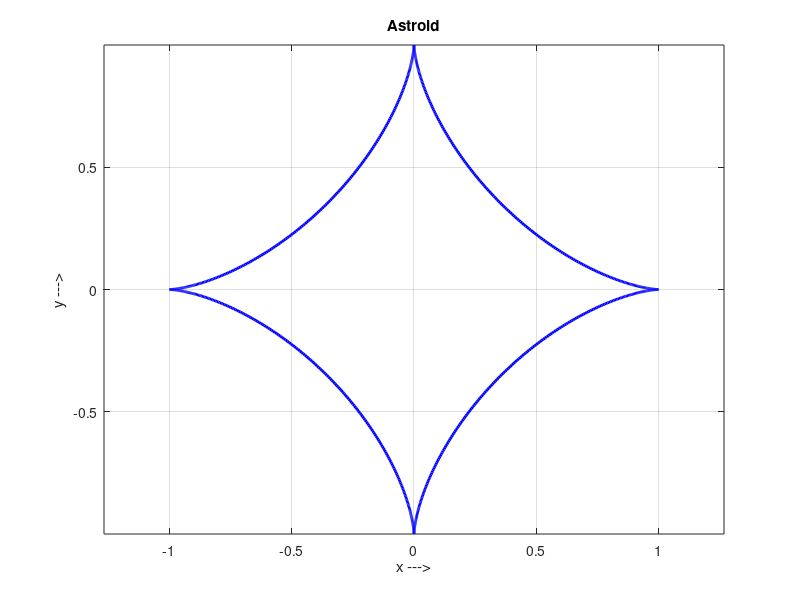

MATLAB code to generate this figure:
%Project Based Calculus II-MATH.182.600
%Group  : 2
%Author : Suva Parvin Srithe
%Topic  : Astroid 

% Remove every variable from the workspace 
clear all;

% Clear the command window
clc;

% Astroid parameters
% a is a scale factor
a = 1; 

% Define the parameter t
% linspace() function is used to generate a vector of evenly spaced values 
% between two specified endpoints. 
% Its general syntax --> linspace(start,stop,n(number of equally spaced
% points to generate between 'start' and 'stop'))
% In this program linspace generates a vector of evenly spaced values from 
% 0 to 2π (a full circle) with 1000 points.
% This parameter 't' will be used to calculate the x and y coordinates of
% points on the Astroid curve.
t = linspace(0, 2*pi, 1000);


% Calculate the x and y coordinates of the Astroid curve
% These formulas represent the parametric equations of the Astroid curve.
% By raising cos(t) and sin(t) to the power of 3, the curve takes its 
% characteristic shape.
x = a * cos(t).^3;
y = a * sin(t).^3;


% Plot the Astroid curve
% figure function generates a fresh figure window with default property 
% settings. The outcome is the current figure.
% This code creates a new figure using the figure function.
figure;


% The Astroid curve is plotted using the plot function.The variables 'x'
% and 'y' are used as the coordinates,
% and 'b' instructs the computer to plot the curve in blue. The thickness
% of the curve line is set to 2 by the'LineWidth' parameter.
plot(x, y, 'b', 'LineWidth', 2);


% The plot is titled "Astroid Curve" by the title() function.
title('Astroid');


% The xlabel() and ylabel() functions set the labels for the x-axis and
% y-axis, respectively.
xlabel('x --->');
ylabel('y --->');


% Axis equal command ensures that the x- and y-axes have the same scale,
% maintaining the curve's shape.
axis equal;


% The grid on command adds a grid to the plot, making it easier to
% visualize the curve.
grid on;
